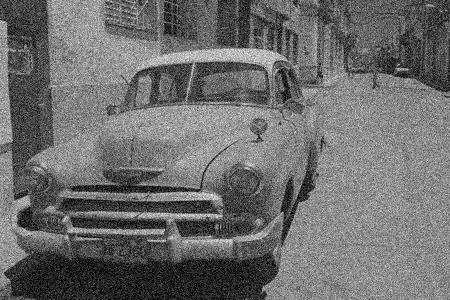
#> input picture img/noise.png, 450 x 300 px, found by its file name
$ python 04-cierre.py
#> lines starting #> are read from the running program, lines starting #| are printed output that depends on the picture; after the words box and inside, x2 and y2 are one past the last pixel; in counts of white or black regions, pixels touching at a corner belong together
import cv2
import numpy as np

#Cargar Imagen
carro = cv2.imread('img/noise.png',cv2.IMREAD_GRAYSCALE)
#> carro is the input picture: shape (300, 450); min 0, max 255, mean 109.4
#Convertir imagen a binaria
binary = cv2.threshold(carro,0,255,cv2.THRESH_BINARY + cv2.THRESH_OTSU)[1]
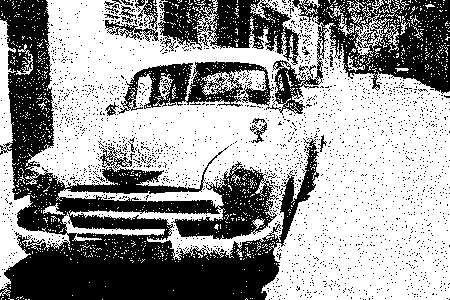
#> binary: shape (300, 450); 59.9% white; 2224 black regions (2205 under 20 px), largest, box (x1, y1, x2, y2) and area: (0, 0, 319, 300) 32249, (266, 0, 450, 115) 8750, (158, 0, 300, 65) 4556

#definimos Kernel
kernel = np.ones((2,2),np.uint8)

#Operacion Morfologica - close
closing = cv2.morphologyEx(binary,cv2.MORPH_CLOSE, kernel=kernel,iterations=1)
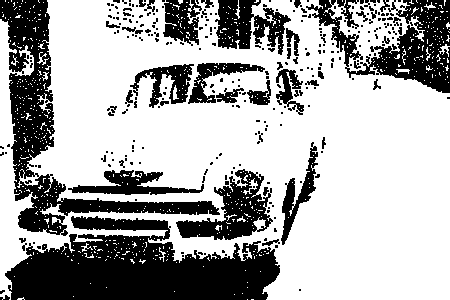
#> closing: shape (300, 450); 66.7% white; 286 black regions (235 under 20 px), largest, box (x1, y1, x2, y2) and area: (5, 216, 280, 300) 14706, (0, 0, 220, 236) 9559, (306, 0, 450, 93) 5297

cv2.imshow('Original',carro)
cv2.imshow('Closing', closing)
cv2.waitKey(0)
